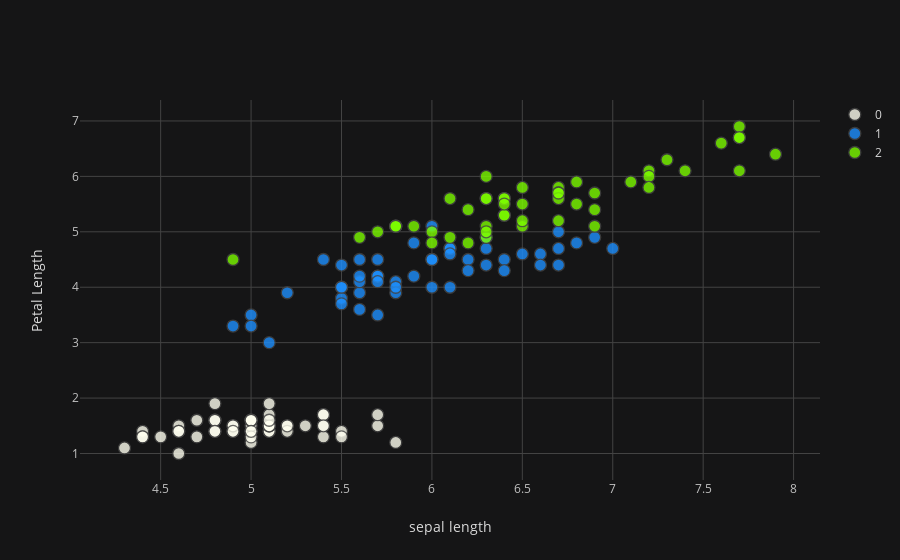

The code cell stored with this chart in its notebook:
### Code cell
df_d.iplot(kind='scatter',mode='markers+text',x='sepal length (cm)',
           y='petal length (cm)',
           categories='class',
           xTitle='sepal length',
           yTitle='Petal Length',
           colors=['ivory','dodgerblue','lawngreen'],
           theme='solar')

### Figure 1 — Plotly figure (JSON) as saved in the notebook; plotly's stock layout.template omitted (floating-point values rounded to 4 significant figures)
{"data": [{"marker": {"color": "rgba(255, 255, 240, 1.0)", "line": {"width": 1.3}, "opacity": 0.8, "size": 12, "symbol": "circle"}, "mode": "markers+text", "name": "0", "textfont": {"color": "#D9D9D9"}, "type": "scatter", "uid": "102c584d-c0ab-4ef3-8c6c-e4004c331740", "x": [5.1, 4.9, 4.7, 4.6, 5, 5.4, 4.6, 5, 4.4, 4.9, 5.4, 4.8, 4.8, 4.3, 5.8, 5.7, 5.4, 5.1, 5.7, 5.1, 5.4, 5.1, 4.6, 5.1, 4.8, 5, 5, 5.2, 5.2, 4.7, 4.8, 5.4, 5.2, 5.5, 4.9, 5, 5.5, 4.9, 4.4, 5.1, 5, 4.5, 4.4, 5, 5.1, 4.8, 5.1, 4.6, 5.3, 5], "y": [1.4, 1.4, 1.3, 1.5, 1.4, 1.7, 1.4, 1.5, 1.4, 1.5, 1.5, 1.6, 1.4, 1.1, 1.2, 1.5, 1.3, 1.4, 1.7, 1.5, 1.7, 1.5, 1, 1.7, 1.9, 1.6, 1.6, 1.5, 1.4, 1.6, 1.6, 1.5, 1.5, 1.4, 1.5, 1.2, 1.3, 1.4, 1.3, 1.5, 1.3, 1.3, 1.3, 1.6, 1.9, 1.4, 1.6, 1.4, 1.5, 1.4]}, {"marker": {"color": "rgba(30, 144, 255, 1.0)", "line": {"width": 1.3}, "opacity": 0.8, "size": 12, "symbol": "circle"}, "mode": "markers+text", "name": "1", "textfont": {"color": "#D9D9D9"}, "type": "scatter", "uid": "646a0144-aeba-4c13-99c6-8f1698d49d5a", "x": [7, 6.4, 6.9, 5.5, 6.5, 5.7, 6.3, 4.9, 6.6, 5.2, 5, 5.9, 6, 6.1, 5.6, 6.7, 5.6, 5.8, 6.2, 5.6, 5.9, 6.1, 6.3, 6.1, 6.4, 6.6, 6.8, 6.7, 6, 5.7, 5.5, 5.5, 5.8, 6, 5.4, 6, 6.7, 6.3, 5.6, 5.5, 5.5, 6.1, 5.8, 5, 5.6, 5.7, 5.7, 6.2, 5.1, 5.7], "y": [4.7, 4.5, 4.9, 4, 4.6, 4.5, 4.7, 3.3, 4.6, 3.9, 3.5, 4.2, 4, 4.7, 3.6, 4.4, 4.5, 4.1, 4.5, 3.9, 4.8, 4, 4.9, 4.7, 4.3, 4.4, 4.8, 5, 4.5, 3.5, 3.8, 3.7, 3.9, 5.1, 4.5, 4.5, 4.7, 4.4, 4.1, 4, 4.4, 4.6, 4, 3.3, 4.2, 4.2, 4.2, 4.3, 3, 4.1]}, {"marker": {"color": "rgba(124, 252, 0, 1.0)", "line": {"width": 1.3}, "opacity": 0.8, "size": 12, "symbol": "circle"}, "mode": "markers+text", "name": "2", "textfont": {"color": "#D9D9D9"}, "type": "scatter", "uid": "69783430-d00c-4bfc-829f-f643a06937dd", "x": [6.3, 5.8, 7.1, 6.3, 6.5, 7.6, 4.9, 7.3, 6.7, 7.2, 6.5, 6.4, 6.8, 5.7, 5.8, 6.4, 6.5, 7.7, 7.7, 6, 6.9, 5.6, 7.7, 6.3, 6.7, 7.2, 6.2, 6.1, 6.4, 7.2, 7.4, 7.9, 6.4, 6.3, 6.1, 7.7, 6.3, 6.4, 6, 6.9, 6.7, 6.9, 5.8, 6.8, 6.7, 6.7, 6.3, 6.5, 6.2, 5.9], "y": [6, 5.1, 5.9, 5.6, 5.8, 6.6, 4.5, 6.3, 5.8, 6.1, 5.1, 5.3, 5.5, 5, 5.1, 5.3, 5.5, 6.7, 6.9, 5, 5.7, 4.9, 6.7, 4.9, 5.7, 6, 4.8, 4.9, 5.6, 5.8, 6.1, 6.4, 5.6, 5.1, 5.6, 6.1, 5.6, 5.5, 4.8, 5.4, 5.6, 5.1, 5.1, 5.9, 5.7, 5.2, 5, 5.2, 5.4, 5.1]}], "layout": {"legend": {"bgcolor": "#151516", "font": {"color": "#D9D9D9"}}, "paper_bgcolor": "#151516", "plot_bgcolor": "#151516", "title": {"font": {"color": "#D9D9D9"}}, "xaxis": {"gridcolor": "#434343", "showgrid": true, "tickfont": {"color": "#C2C2C2"}, "title": {"font": {"color": "#D9D9D9"}, "text": "sepal length"}, "zerolinecolor": "#666570"}, "yaxis": {"gridcolor": "#434343", "showgrid": true, "tickfont": {"color": "#C2C2C2"}, "title": {"font": {"color": "#D9D9D9"}, "text": "Petal Length"}, "zerolinecolor": "#666570"}}}
